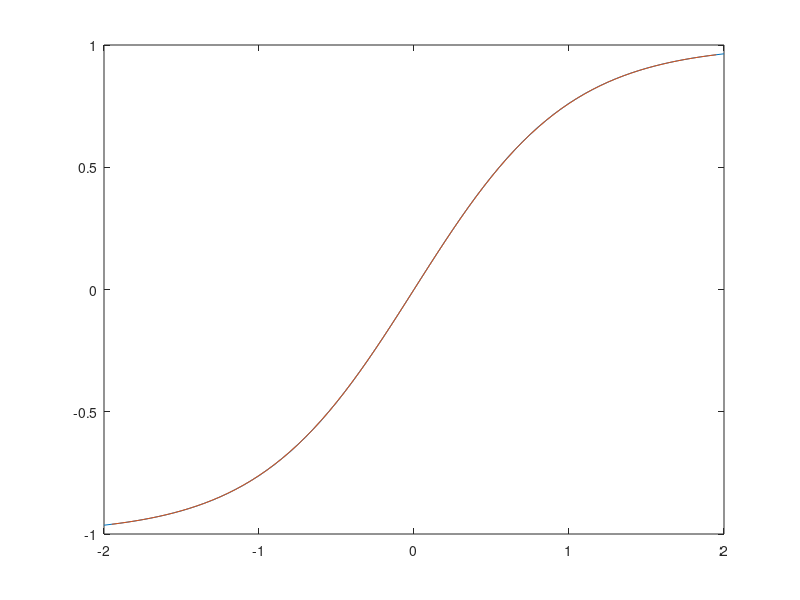

This chart was generated by the following MATLAB code: (Note: this script raises an error after producing the figure.)
% This file deals with plotting the function tanh against its
% anti-derivative and anti-anti derivative expressions to visualise
% how each of these functions approximates the explicit function

%%%%%%%%%%%%%%%%%%%%%%%%%%%%%%%%%%%%%%%%%%%%%%%%%%%%%%%%%%%%%%%%%%%%%%%%%%%%%%%%
% set x axis
%%%%%%%%%%%%%%%%%%%%%%%%%%%%%%%%%%%%%%%%%%%%%%%%%%%%%%%%%%%%%%%%%%%%%%%%%%%%%%%%
grainSize = .1;
minLimit = -2;
maxLimit = 2;
x = minLimit:grainSize:maxLimit;

%%%%%%%%%%%%%%%%%%%%%%%%%%%%%%%%%%%%%%%%%%%%%%%%%%%%%%%%%%%%%%%%%%%%%%%%%%%%%%%%
% clipping function
%%%%%%%%%%%%%%%%%%%%%%%%%%%%%%%%%%%%%%%%%%%%%%%%%%%%%%%%%%%%%%%%%%%%%%%%%%%%%%%%
explicit = tanh(x);

%%%%%%%%%%%%%%%%%%%%%%%%%%%%%%%%%%%%%%%%%%%%%%%%%%%%%%%%%%%%%%%%%%%%%%%%%%%%%%%%
% anti-derivative
%%%%%%%%%%%%%%%%%%%%%%%%%%%%%%%%%%%%%%%%%%%%%%%%%%%%%%%%%%%%%%%%%%%%%%%%%%%%%%%%
dx = grainSize;
x0 = x(2:end);
x1 = x(1:end-1);
antiDerivative = (log(cosh(x0))-log(cosh(x1)))/dx;
adRange = x(1:end-1);

%%%%%%%%%%%%%%%%%%%%%%%%%%%%%%%%%%%%%%%%%%%%%%%%%%%%%%%%%%%%%%%%%%%%%%%%%%%%%%%%
% plot to compare
%%%%%%%%%%%%%%%%%%%%%%%%%%%%%%%%%%%%%%%%%%%%%%%%%%%%%%%%%%%%%%%%%%%%%%%%%%%%%%%%
plot (x,explicit, 'DisplayName', 'tanh(x)');
hold on
plot((x0+x1)/2, antiDerivative, 'DisplayName', 'anti-Derivative');


%%%%%%%%%%%%%%%%%%%%%%%%%%%%%%%%%%%%%%%%%%%%%%%%%%%%%%%%%%%%%%%%%%%%%%%%%%%%%%%%
% approximate anti-anti-derivative and plot
%%%%%%%%%%%%%%%%%%%%%%%%%%%%%%%%%%%%%%%%%%%%%%%%%%%%%%%%%%%%%%%%%%%%%%%%%%%%%%%%

%% FD steps
xx0 = x(3:end);
xx1 = x(2:end-1);
xx2 = x(1:end-2);

for i = 1:2:10
  stepNum = 1000*i;
  tag = sprintf('anti-anti-derivative: %d steps', stepNum);
  aaDerivative = (tanhaad(xx0, stepNum) - 2*tanhaad(xx1, stepNum) + tanhaad(xx2, stepNum))/(dx^2);
  plot(xx1, aaDerivative, 'DisplayName', tag)
end

legend(gca,'show')

%%%%%%%%%%%%%%%%%%%%%%%%%%%%%%%%%%%%%%%%%%%%%%%%%%%%%%%%%%%%%%%%%%%%%%%%%%%%%%%%
% Functions
%%%%%%%%%%%%%%%%%%%%%%%%%%%%%%%%%%%%%%%%%%%%%%%%%%%%%%%%%%%%%%%%%%%%%%%%%%%%%%%%
function [ out ] = tanhaad( in, stepCount )
  % TANHAAD: approximate anti-anti-derivative of tanh function
  %
  % stepCount is the number of grains used to approximate. Most accurate when
  % greater than 10000. Higher stepCount will result in higher computation cost
  out = (spence(-exp(-2*in), stepCount) - in.*(in + 2*log(exp(-2*in) + 1) - 2*log(cosh(in))))/2;
end  % end tanhaad

function out = spence(in, stepCount)
  % SPENCE: Spence's Function approximation
  %
  % For Li_2 (z), z = in
  %
  % stepCount is the number of grains used to approximate. Most accurate when
  % greater than 10000. Higher stepCount will result in higher computation cost
  for i = 1:length(in)

    % stepCount = 10000;
    du = abs(in(i)/stepCount);
    u = linspace(0,in(i),stepCount);
    totalArea = 0;
    y = log(1-u(2))/u(2);
    dy = log(1-u(2))/u(2)+1;

    triangleArea = dy*du*.5;
    rectArea = abs(y-abs(dy))*du;
    totalArea = totalArea + triangleArea + rectArea;

    for k = 3:(stepCount)

      y = log(1-u(k))/u(k);
      dy = log(1-u(k))/u(k)-log(1-u(k-1))/u(k-1);

      triangleArea = dy*du*.5;
      rectArea = (y-abs(dy))*du;
      totalArea = totalArea + triangleArea + rectArea;

    end

    out(i) = totalArea;
  end

end % end spence
